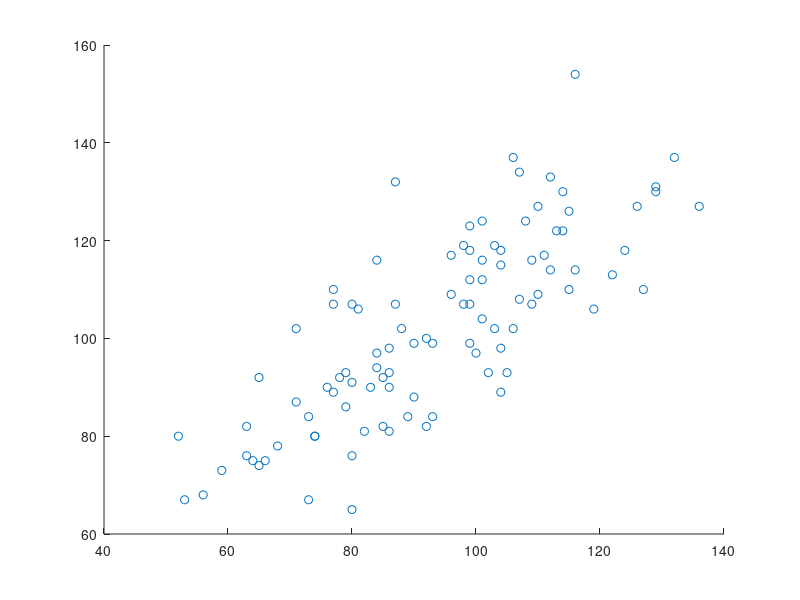

Write MATLAB code to recreate this figure.
%% for liangran, from fred.  
% liangran notices that there is no correlation between individual
% chromosomes, but when you sum up half of the chromosomes vs. the other
% half, there is a correlation.  this could be explained by the fact that
% each nucleus has a certain level of average crossovers.  e.g. some
% nucleus will have higher levels of COs than others.  I modeled this case
% below, where each chromosome will independently acquire COs, but there is
% also a global level of COs per nucleus.  


% number of nucleus to model
numNuclei = 100;

% average CO levels per chromosome are set by the chromosome number.  
chrs = 5:20;

% each nuclei is a column, and each row is an experiment.  
trueCOs = repmat(chrs,numNuclei,1);

% each nuclei will have its global average number of COs slightly modulated
% by gaussian distribution with sigma = 2.  
fluctuation = 2*randn(numNuclei,1);
fluctuation = repmat(fluctuation,1,numel(chrs));

% sample experimental COs as poisson variable
expCOs = poissrnd(trueCOs + fluctuation);

% correlation between chr1 and 2
scatter(expCOs(:,1),expCOs(:,2));

% correlatin between sum of even and odds
oddChrs = expCOs(:,1:2:end);
evenChrs = expCOs(:,2:2:end);

sumOddChrs = sum(oddChrs,2);
sumEvenChrs = sum(evenChrs,2);

scatter(sumOddChrs,sumEvenChrs);



